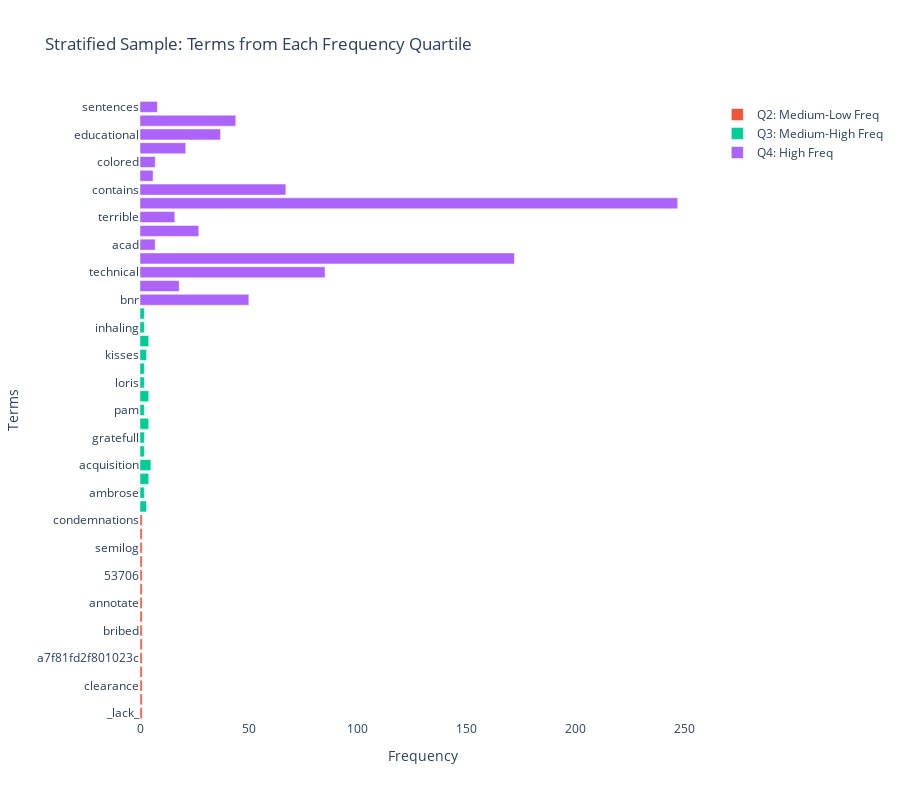

The cell this chart's notebook holds for it:
### Markdown cell above
### >>> **Exercise 13 (take home):** 
The chart above only contains 300 vocabulary in the documents, and it's already computationally intensive to both compute and visualize. Can you efficiently reduce the number of terms you want to visualize as an exercise.

### Code cell
q1, q2, q3 = np.percentile(term_frequencies, [25, 50, 75])


sample_terms = []
sample_freqs = []
sample_labels = []

quartiles = [
    (0, q1, 'Q1: Low Freq'),
    (q1, q2, 'Q2: Medium-Low Freq'),
    (q2, q3, 'Q3: Medium-High Freq'),
    (q3, np.inf, 'Q4: High Freq')
]

for lower, upper, label in quartiles:
    mask = (term_frequencies >= lower) & (term_frequencies < upper)
    candidates_idx = np.where(mask)[0]
    
    if len(candidates_idx) > 0:
        n_sample = min(15, len(candidates_idx))
        sampled_idx = np.random.choice(candidates_idx, n_sample, replace=False)
        sample_terms.extend(feature_names[sampled_idx])
        sample_freqs.extend(term_frequencies[sampled_idx])
        sample_labels.extend([label] * n_sample)
fig = plotly.Figure()
for quartile_label in ['Q1: Low Freq', 'Q2: Medium-Low Freq', 
                       'Q3: Medium-High Freq', 'Q4: High Freq']:
    mask = [label == quartile_label for label in sample_labels]
    q_terms = [term for term, m in zip(sample_terms, mask) if m]
    q_freqs = [freq for freq, m in zip(sample_freqs, mask) if m]

    fig.add_trace(plotly.Bar(
        x=q_freqs,          
        y=q_terms,           
        name=quartile_label,
        orientation='h',
        hovertemplate='<b>%{y}</b><br>Frequency: %{x:,}<extra></extra>'
    ))

fig.update_layout(
    title='Stratified Sample: Terms from Each Frequency Quartile',
    xaxis_title='Frequency',
    yaxis_title='Terms',
    height=800,
    barmode='overlay',
    template='plotly_white'
)

fig.show()

### Figure 1 — Plotly figure (JSON) as saved in the notebook; plotly's stock layout.template omitted (floating-point values rounded to 4 significant figures)
{"data": [{"hovertemplate": "<b>%{y}</b><br>Frequency: %{x:,}<extra></extra>", "name": "Q1: Low Freq", "orientation": "h", "type": "bar", "x": [], "y": []}, {"hovertemplate": "<b>%{y}</b><br>Frequency: %{x:,}<extra></extra>", "name": "Q2: Medium-Low Freq", "orientation": "h", "type": "bar", "x": [1, 1, 1, 1, 1, 1, 1, 1, 1, 1, 1, 1, 1, 1, 1], "y": ["_lack_", "whiteheads", "clearance", "4944", "a7f81fd2f801023c", "istitutionalised", "bribed", "mathemagic", "annotate", "abiogenesis", "53706", "reanimation", "semilog", "deer", "condemnations"]}, {"hovertemplate": "<b>%{y}</b><br>Frequency: %{x:,}<extra></extra>", "name": "Q3: Medium-High Freq", "orientation": "h", "type": "bar", "x": [3, 2, 4, 5, 2, 2, 4, 2, 4, 2, 2, 3, 4, 2, 2], "y": ["da", "ambrose", "dubious", "acquisition", "indefensible", "gratefull", "sensation", "pam", "bogart", "loris", "213055", "kisses", "fallopian", "inhaling", "iit"]}, {"hovertemplate": "<b>%{y}</b><br>Frequency: %{x:,}<extra></extra>", "name": "Q4: High Freq", "orientation": "h", "type": "bar", "x": [50, 18, 85, 172, 7, 27, 16, 247, 67, 6, 7, 21, 37, 44, 8], "y": ["bnr", "chest", "technical", "correct", "acad", "motif", "terrible", "isn", "contains", "accutane", "colored", "mexico", "educational", "illness", "sentences"]}], "layout": {"barmode": "overlay", "height": 800, "title": {"text": "Stratified Sample: Terms from Each Frequency Quartile"}, "xaxis": {"title": {"text": "Frequency"}}, "yaxis": {"title": {"text": "Terms"}}}}
